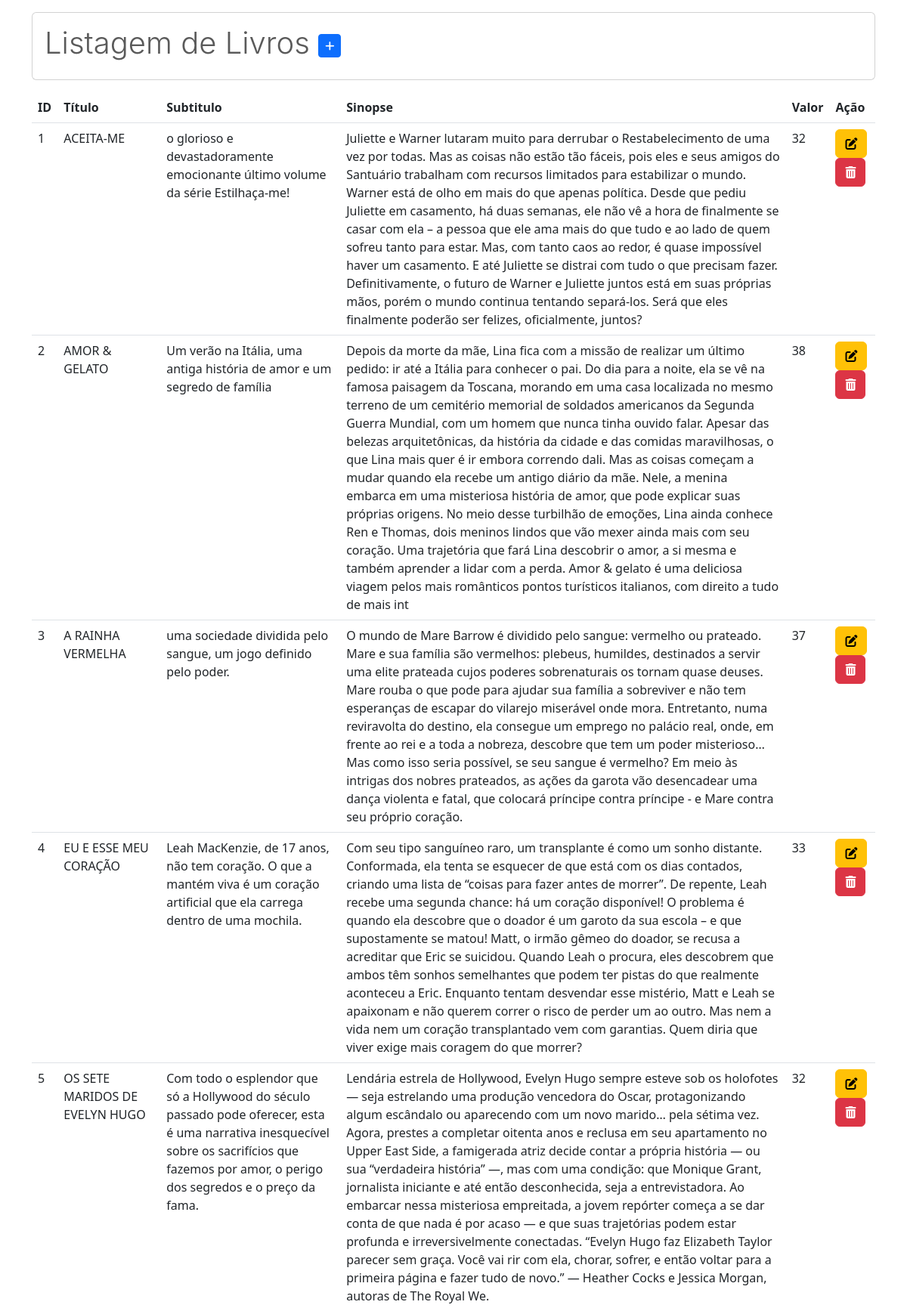
The page /listarLivros.php (upper part) on the database its author committed.
### tables this page shows
CREATE TABLE `livros` (
  `id` int(13) NOT NULL,
  `titulo` varchar(200) NOT NULL,
  `subtitulo` varchar(200) NOT NULL,
  `sinopse` varchar(1000) NOT NULL,
  `valor` int(11) NOT NULL,
  `capa` varchar(200) NOT NULL,
  `class` varchar(200) NOT NULL,
  `livrosAutor_id` int(11) DEFAULT NULL,
  `livrosEditora_id` int(11) DEFAULT NULL,
  `heartstopper` int(11) NOT NULL DEFAULT 0
);

### listarLivros.php (the view, shortened to what this page needs)
<?php
require_once("conexao.php");
$sql = "select * from livros";
$resultado = mysqli_query($conexao, $sql);
?>
<!DOCTYPE html>
<html lang="en">
<head>
  <link href="https://cdn.jsdelivr.net/npm/bootstrap@5.3.0-alpha3/dist/css/bootstrap.min.css" rel="stylesheet">
  <link rel="stylesheet" href="https://cdn.jsdelivr.net/npm/bootstrap-icons@1.11.0/font/bootstrap-icons.css">
</head>
<body>
  <div class="container-md">
    <div class="card mt-3 mb-3">
      <div class="card-body">
        <h1 class="card-title" style="color: #5a5a5a; font-family: '-apple-system'; font-weight: 300;">Listagem de Livros
          <a href="cadastroLivro.php" class="btn btn-primary btn-sm"><i class="fa-solid fa-plus"></i>
          </a>
        </h1>
      </div>
    </div>
    <table class="table table-hover">
      <thead>
        <tr>
          <th scope="col">ID</th>
          <th scope="col">Título</th>
          <th scope="col">Subtitulo</th>
          <th scope="col">Sinopse</th>
          <th scope="col">Valor</th>
          <th scope="col">Ação</th>
        </tr>
      </thead>
      <tbody>
        <?php while ($linha = mysqli_fetch_array($resultado)) { ?>
          <tr>
            <td><?= $linha['id'] ?></th>
            <td><?= $linha['titulo'] ?></th>
            <td><?= $linha['subtitulo'] ?></th>
            <td><?= $linha['sinopse'] ?></th>
            <td><?= $linha['valor'] ?></th>
            <td>
              <a href="alterarLivros.php?id=<?= $linha['id'] ?>" class="btn btn-warning"><i class="fa-solid fa-pen-to-square"></i></a>
              <a href="usuarioListar.php?id=<?= $linha['id'] ?>" class="btn btn-danger" onclick="return confirm('Confirmar exclusão?')"><i class="fa-solid fa-trash-can"></i></a>
            <?php } ?>
      </tbody>
    </table>
</body>
</html>

### rows shown on the page
livros: id "1", titulo "ACEITA-ME", subtitulo "o glorioso e devastadoramente emocionante último volume da série Estilhaça-me!", sinopse "Juliette e Warner lutaram muito para derrubar o Restabelecimento de uma vez por todas. Mas as coisas não estão tão fáceis, pois eles e seus amigos do Santuário trabalham com recursos limitados para estabilizar o mundo. Warner está de olho em mais do que apenas política. Desde que pediu Juliette em casamento, há duas semanas, ele não vê a hora de finalmente se casar com ela – a pessoa que ele ama mais do que tudo e ao lado de quem sofreu tanto para estar. Mas, com tanto caos ao redor, é quase impossível haver um casamento. E até Juliette se distrai com tudo o que precisam fazer. Definitivamente, o futuro de Warner e Juliette juntos está em suas próprias mãos, porém o mundo continua tentando…", valor "32"
livros: id "2", titulo "AMOR & GELATO", subtitulo "Um verão na Itália, uma antiga história de amor e um segredo de família", sinopse "Depois da morte da mãe, Lina fica com a missão de realizar um último pedido: ir até a Itália para conhecer o pai. Do dia para a noite, ela se vê na famosa paisagem da Toscana, morando em uma casa localizada no mesmo terreno de um cemitério memorial de soldados americanos da Segunda Guerra Mundial, com um homem que nunca tinha ouvido falar. Apesar das belezas arquitetônicas, da história da cidade e das comidas maravilhosas, o que Lina mais quer é ir embora correndo dali. Mas as coisas começam a mudar quando ela recebe um antigo diário da mãe. Nele, a menina embarca em uma misteriosa história de amor, que pode explicar suas próprias origens. No meio desse turbilhão de emoções, Lina ainda…", valor "38"
livros: id "3", titulo "A RAINHA VERMELHA", subtitulo "uma sociedade dividida pelo sangue, um jogo definido pelo poder.", sinopse "O mundo de Mare Barrow é dividido pelo sangue: vermelho ou prateado. Mare e sua família são vermelhos: plebeus, humildes, destinados a servir uma elite prateada cujos poderes sobrenaturais os tornam quase deuses. Mare rouba o que pode para ajudar sua família a sobreviver e não tem esperanças de escapar do vilarejo miserável onde mora. Entretanto, numa reviravolta do destino, ela consegue um emprego no palácio real, onde, em frente ao rei e a toda a nobreza, descobre que tem um poder misterioso… Mas como isso seria possível, se seu sangue é vermelho? Em meio às intrigas dos nobres prateados, as ações da garota vão desencadear uma dança violenta e fatal, que colocará príncipe contra príncipe…", valor "37"
livros: id "4", titulo "EU E ESSE MEU CORAÇÃO", subtitulo "Leah MacKenzie, de 17 anos, não tem coração. O que a mantém viva é um coração artificial que ela carrega dentro de uma mochila.", sinopse "Com seu tipo sanguíneo raro, um transplante é como um sonho distante. Conformada, ela tenta se esquecer de que está com os dias contados, criando uma lista de “coisas para fazer antes de morrer”. De repente, Leah recebe uma segunda chance: há um coração disponível! O problema é quando ela descobre que o doador é um garoto da sua escola – e que supostamente se matou! Matt, o irmão gêmeo do doador, se recusa a acreditar que Eric se suicidou. Quando Leah o procura, eles descobrem que ambos têm sonhos semelhantes que podem ter pistas do que realmente aconteceu a Eric. Enquanto tentam desvendar esse mistério, Matt e Leah se apaixonam e não querem correr o risco de perder um ao outro. Mas nem a…", valor "33"
livros: id "5", titulo "OS SETE MARIDOS DE EVELYN HUGO", subtitulo "Com todo o esplendor que só a Hollywood do século passado pode oferecer, esta é uma narrativa inesquecível sobre os sacrifícios que fazemos por amor, o perigo dos segredos e o preço da fama.", sinopse "Lendária estrela de Hollywood, Evelyn Hugo sempre esteve sob os holofotes ― seja estrelando uma produção vencedora do Oscar, protagonizando algum escândalo ou aparecendo com um novo marido… pela sétima vez. Agora, prestes a completar oitenta anos e reclusa em seu apartamento no Upper East Side, a famigerada atriz decide contar a própria história ― ou sua “verdadeira história” ―, mas com uma condição: que Monique Grant, jornalista iniciante e até então desconhecida, seja a entrevistadora. Ao embarcar nessa misteriosa empreitada, a jovem repórter começa a se dar conta de que nada é por acaso ― e que suas trajetórias podem estar profunda e irreversivelmente conectadas. “Evelyn Hugo faz…", valor "32"
